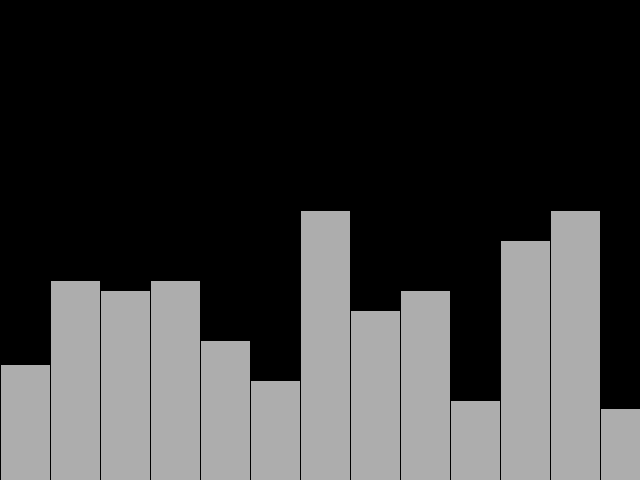
Frame 1 (no input)
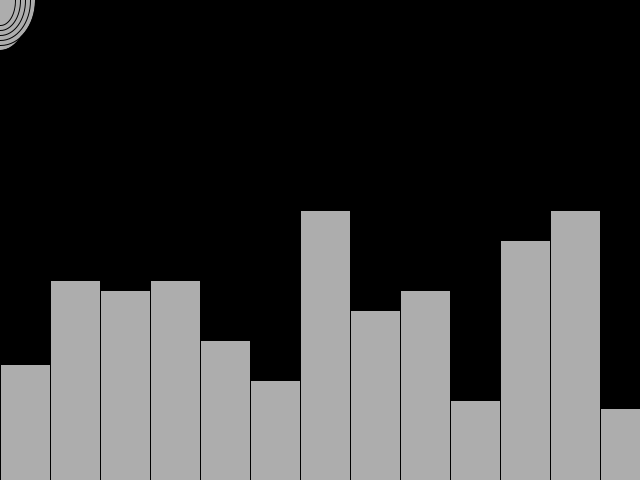
Frame 60 (the mouse pressed at the canvas centre just before this capture)
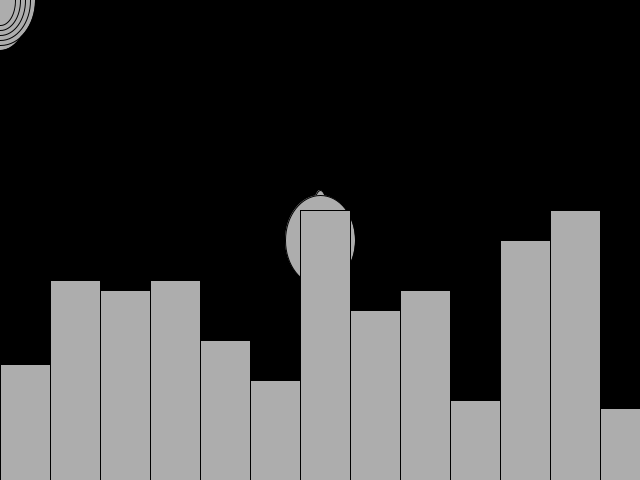
Frame 120 (the mouse held since frame 60 and released just before this capture)

The Processing sketch that drew these frames (run headless with seeded random() and noise(); from frame 60 on, the mouse is pressed at the canvas centre):

// Processing sketch: processing_12181
// ── processing_12181.pde

int x = 0;
int xspeed = 10;
int y = 0;
int yspeed = 10;

void setup() {  
size(640 , 480);  
background(0, 0, 0);   
smooth();  
}  


void draw() {  
  
fill(250, 250, 250);  
display();
xmove();
xbounce();
ymove();
ybounce();
rect(50, 280, 50, 300);
rect(300, 210, 50, 300);
rect(450, 400, 50, 200);
rect(500, 240, 50, 300);
rect(350, 310, 50, 300);
rect(100, 290, 50, 200);
rect(150, 280, 50, 200);
rect(200, 340, 50, 300);
rect(250, 380, 50, 300);
rect(400, 290, 50, 200);
rect(0, 364, 50, 200);
rect(550, 210, 50, 300);
rect(600, 408, 50, 200);
rect(-50, 440, 50, 300);
} 

void xmove () {
  x = x + xspeed; }
  
void xbounce () {
  if ((x > width/5 - x) || (x < 0)) {
    xspeed = xspeed * -1;
  }
}

void ymove () {
  y = y + yspeed; 
}
  
void ybounce () {
  if ((y > height/5) || (y < 0)) {
    yspeed = yspeed * -1;
  }
}


void display () {
  stroke (0);
  fill(173);
  ellipse(mouseX, mouseY, x, y);
}
